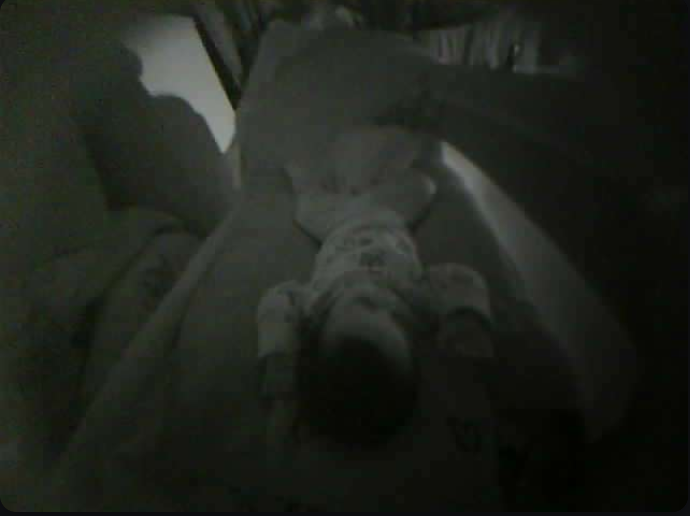
#> input picture test_frames/night_vision_frame.png, 690 x 516 px, found by its file name
$ python fisheye_correction_test.py   (older library calls are emulated)
#> lines starting #> are read from the running program, lines starting #| are printed output that depends on the picture
import time
import cv2
import numpy as np

INPUT_PATH = ("/home/sukanta/42Prague/SideProject"
              "/BabyMonitor/test_frames/night_vision_frame.png")
OUTPUT_PATH = "frame_160_corrected.jpg"


class Fisheye160Corrector:

    def __init__(self, width, height, balance=0.5):
        """balance: 0.0 retains only the undistorted center (maximum crop).

        1.0 retains all pixels (leaves black borders around edges).
        0.4 - 0.6 is usually optimal for baby cribs.
        """
        self.w = width
        self.h = height

        # 1. Focal length approximation for 160° FOV:
        # For a full 160° field of view, focal
        # length f ≈ width / (2 * sin(FOV/2)) or roughly w * 0.4 to 0.5
        f = self.w * 0.5
        cx = self.w / 2.0
        cy = self.h / 2.0

        self.K = np.array(
            [[f, 0.0, cx], [0.0, f, cy], [0.0, 0.0, 1.0]], dtype=np.float64
        )

        # Typical radial distortion coefficients
        # (k1, k2, k3, k4) for a 160° M12/OV2640 lens
        self.D = np.array(
            [[-0.08], [0.04], [-0.02], [0.005]], dtype=np.float64)

        # 2. Compute the new camera matrix accounting for FOV scale
        # (balance parameter)
        new_K = cv2.fisheye.estimateNewCameraMatrixForUndistortRectify(
            self.K, self.D, (self.w, self.h), np.eye(3), balance=balance
        )

        # 3. Precompute undistortion and rectification transformation map
        # CV_16SC2 format yields the fastest execution during
        # cv2.remap on ARM CPUs
        self.map1, self.map2 = cv2.fisheye.initUndistortRectifyMap(
            self.K, self.D, np.eye(3), new_K, (self.w, self.h), cv2.CV_16SC2
        )

    def process(self, frame):
        # Extremely fast: just memory lookups using the precalculated mapping
        return cv2.remap(
            frame,
            self.map1,
            self.map2,
            interpolation=cv2.INTER_LINEAR,
            borderMode=cv2.BORDER_CONSTANT,
        )


def main():
    frame = cv2.imread(INPUT_PATH)
#> frame is the input picture: shape (516, 690, 3); mean B, G, R 29, 35.7, 32
    if frame is None:
        print(f"Could not load image at {INPUT_PATH}")
        return

    h, w = frame.shape[:2]
#> h = 516; w = 690
    print(f"Loaded frame: {w}x{h}")
#| Loaded frame: 690x516

    # Initialization & pre-calculation benchmark (Done ONCE)
    t0 = time.perf_counter()
    corrector = Fisheye160Corrector(width=w, height=h, balance=0.5)
    t_init = (time.perf_counter() - t0) * 1000

    # Real-time remap benchmark (Done EVERY frame)
    t1 = time.perf_counter()
    corrected_frame = corrector.process(frame)
#> in process, `return cv2.remap( frame, self.map1, self.map2, interpolation=cv2.INTER..`:
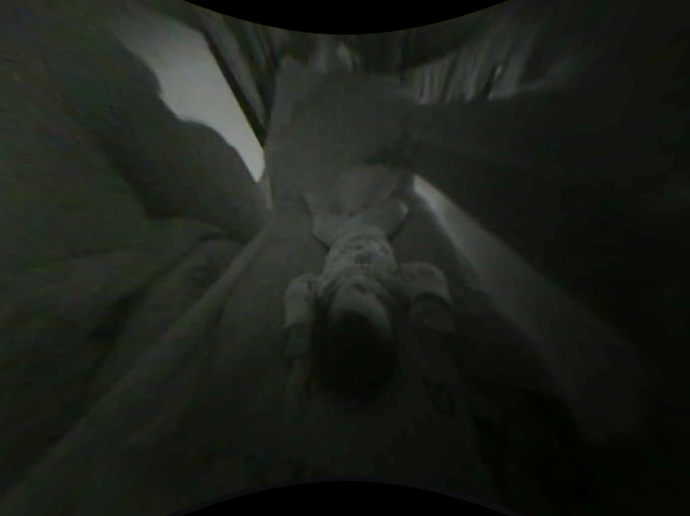
#> returned value: shape (516, 690, 3); mean of channels 0, 1, 2 25.4, 31.7, 28.3; drawn as B, G, R
    t_remap = (time.perf_counter() - t1) * 1000

    print("\n--- Benchmark (160° Fisheye Correction) ---")
    print(f"One-time Map Generation: {t_init:6.2f} ms")
    print(f"Per-Frame Remap Cost:    {t_remap:6.2f} ms")
    print(f"Theoretical Max FPS:     {1000 / t_remap:6.1f} FPS\n")

    cv2.imwrite(OUTPUT_PATH, corrected_frame)
    print(f"Saved rectilinear frame to {OUTPUT_PATH}")


if __name__ == "__main__":
    main()
